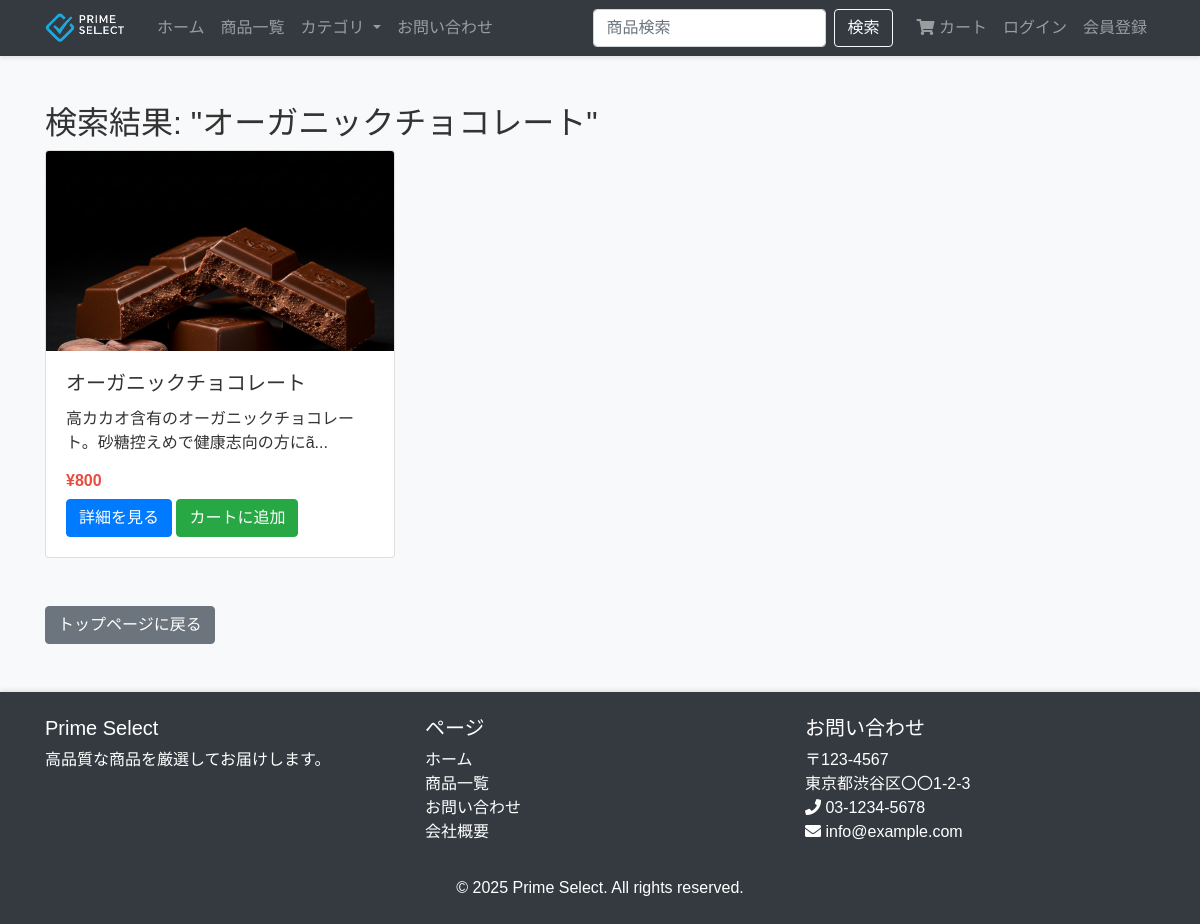
The app's page /search.php?keyword=オーガニックチョコレート with its own data.
### tables this page shows
CREATE TABLE `products` (
  `id` int(11) NOT NULL AUTO_INCREMENT,
  `name` varchar(255) NOT NULL,
  `description` text DEFAULT NULL,
  `price` decimal(10,2) NOT NULL,
  `category_id` int(11) DEFAULT NULL,
  `image` varchar(255) DEFAULT NULL,
  `stock` int(11) DEFAULT 0,
  `created` datetime DEFAULT current_timestamp(),
  `is_preorder` tinyint(1) DEFAULT 0 COMMENT '受注生産フラグ（0: 通常販売, 1: 受注生産）',
  `preorder_period` varchar(100) DEFAULT NULL COMMENT '受注生産期間',
  `min_stock` int(11) DEFAULT 0 COMMENT '最小在庫数',
  `max_stock` int(11) DEFAULT 0 COMMENT '最大在庫数',
  PRIMARY KEY (`id`),
  KEY `category_id` (`category_id`),
  CONSTRAINT `products_ibfk_1` FOREIGN KEY (`category_id`) REFERENCES `categories` (`id`)
);

### classes/Product.php (called while the page is built, shortened)
<?php
class Product {
    private $conn;
    private $table_name = "products";
    public function __construct($db) {
        $this->conn = $db;
    }
    public function search($keyword) {
        $query = "SELECT p.id, p.name, p.description, p.price, p.image, p.created, c.name as category_name
                FROM " . $this->table_name . " p
                LEFT JOIN categories c ON p.category_id = c.id
                WHERE p.name LIKE ? OR p.description LIKE ?
                ORDER BY p.created DESC";
        $keyword = "%{$keyword}%";
        $stmt = $this->conn->prepare($query);
        $stmt->bindParam(1, $keyword);
        $stmt->bindParam(2, $keyword);
        $stmt->execute();
        return $stmt;
    }
}
?>

### search.php (the view, shortened to what this page needs)
<?php
include_once "classes/Product.php";
$database = new Database();
$db = $database->getConnection();
$product = new Product($db);
$keyword = isset($_GET['keyword']) ? trim($_GET['keyword']) : '';
include_once "templates/header.php";
?>
<div class="container mt-5">
    <h2>検索結果: "<?php echo htmlspecialchars($keyword); ?>"</h2>
    <?php if(empty($keyword)): ?>
    <div class="alert alert-warning">
        検索キーワードを入力してください。
    </div>
    <?php else: ?>
    <div class="row">
        <?php
        $stmt = $product->search($keyword);
        $num = $stmt->rowCount();
        if($num > 0) {
            while ($row = $stmt->fetch(PDO::FETCH_ASSOC)) {
                extract($row);
                ?>
                <div class="col-md-4 mb-4">
                    <div class="card h-100">
                        <img class="card-img-top" src="assets/images/<?php echo $image; ?>" alt="<?php echo $name; ?>">
                        <div class="card-body">
                            <h5 class="card-title"><?php echo $name; ?></h5>
                            <p class="card-text"><?php echo substr($description, 0, 100) . '...'; ?></p>
                            <h6 class="card-price">¥<?php echo number_format($price); ?></h6>
                            <a href="product.php?id=<?php echo $id; ?>" class="btn btn-primary">詳細を見る</a>
                            <a href="cart.php?action=add&id=<?php echo $id; ?>" class="btn btn-success">カートに追加</a>
                        </div>
                    </div>
                </div>
                <?php
            }
        }
        ?>
    </div>
    <?php endif; ?>
    <div class="mt-4">
        <a href="index.php" class="btn btn-secondary">トップページに戻る</a>
    </div>
</div>
<?php include_once "templates/footer.php"; ?>

### assets/css/style.css (style rules this page uses)
body { font-family: 'Hiragino Kaku Gothic Pro', 'ヒラギノ角ゴ Pro W3', Meiryo, メイリオ, Osaka, 'MS PGothic', arial, helvetica, sans-serif; color: #333; background-color: #f8f9fa; }
.card { transition: transform 0.3s, box-shadow 0.3s; }
.card-img-top { height: 200px; object-fit: cover; }
.card-price { color: #e74c3c; font-weight: bold; }
.btn-primary { background-color: #007bff; border-color: #007bff; }
.btn-success { background-color: #28a745; border-color: #28a745; }

### records on screen
products: image (picture), name "オーガニックチョコレート", description "高カカオ含有のオーガニックチョコレート。砂糖控えめで健康志向の方にã", price "800"

### other values on screen
$keyword "オーガニックチョコレート"
